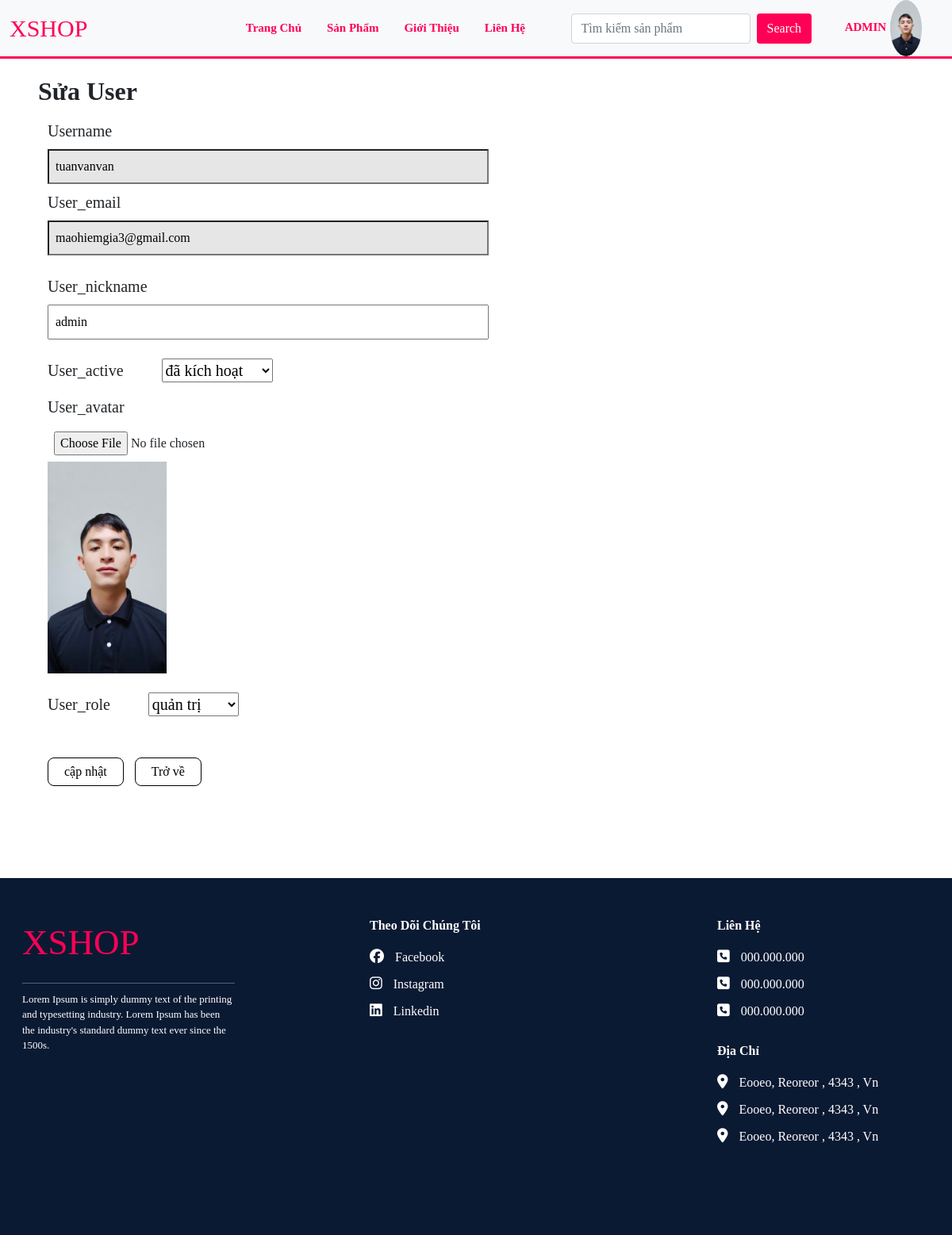
The app's page /admin/customersedit.php?cateid=tuanvanvan (signed in) with its own data.
### tables this page shows
CREATE TABLE `user` (
  `username` varchar(20) NOT NULL,
  `password` varchar(200) NOT NULL,
  `user_nickname` varchar(50) NOT NULL,
  `user_active` bit(1) NOT NULL,
  `user_avatar` varchar(255) NOT NULL,
  `user_email` varchar(255) NOT NULL,
  `user_role` bit(1) NOT NULL
);

### global.php (called while the page is built, shortened)
<?php
$host = 'localhost';
$dbname = 'xshop';
$usernameDB = 'root';
$passwordDB = '';
try {
     $connect = new PDO("mysql:host=$host;dbname=$dbname;charset=utf8", $usernameDB, $passwordDB);
} catch (PDOException $err) {
     echo "connect bug:<br>" . $err->getMessage();
}
function queryDB($sql, $fetchData = false, $fetchAll = true)
{
     global $connect;
     try {
          $stmt = $connect->prepare($sql);
          $stmt->execute();
          if ($fetchData) {
               return $stmt->fetch(PDO::FETCH_ASSOC);
          }
     } catch (PDOException $err) {
          echo "Query to DB bug:<br>" . $err->getMessage();
     } finally {
          unset($stmt, $connect);
     }
}

### admin/customersedit.php (the view, shortened to what this page needs)
<?php
require_once '../global.php';
if (!isset($_GET['cateid'])) {
     header('location: ../index.php');
     exit();
} else {
     $idQuery = $_GET['cateid'];
}
$sql = "SELECT * FROM `user` WHERE `username` = '$idQuery'";
$productArrDB = queryDB($sql, 1, 0);
?>
<!DOCTYPE html>
<html lang="en">
<head>
     <link rel="stylesheet" href="../content/css/login.css">
     <link rel="stylesheet" href="../content/css/profile.css">
     <link rel="stylesheet" href="../content/css/manage.css">
     <link rel="stylesheet" href="../content/css/productdetail.css">
</head>
<body>
     <?php
     require_once "../site/menu.php";
     ?>
     <div class="row mx-0 manage-link-section p-3 ps-sm-5" style="min-height: 300px;">
          <h2 class="text-capitalize fw-bold fs-2 px-0">Sửa user</h2>
          <form action="" method="post" enctype="multipart/form-data">
               <label class="px-0 py-2" for="#">username</label>
               <input type="text" class="w-50 d-block inputid" value="<?= $productArrDB['username'] ?>" readonly>
               <label class="px-0 py-2" for="#">user_email</label>
               <input type="email" value="<?= $productArrDB['user_email'] ?>" class="w-50 d-block inputname inputid" name="useremail" readonly>
               <label class="px-0 py-2" for="#">user_nickname</label>
               <input type="text" class="w-50 d-block inputname" name="usernickname" value="<?= $productArrDB['user_nickname'] ?>">
               <label class="px-0 py-2 d-flex" for="#">user_active
                    <select name="useractive" class="ms-5">
                         <option value="1" <?= $productArrDB['user_active'] == 1 ? 'selected' : '' ?>>
                              đã kích hoạt
                         </option>
                    </select>
               </label>
               <label class="px-0 py-2" for="#">user_avatar</label>
               <input type="file" class="w-100 inputname" name="userimg">
               <img src="../content/img/<?= $productArrDB['user_avatar'] ?>" alt="img" style="max-width: 150px;">
               <label class="px-0 py-2 d-flex" for="#">user_role
                    <select name="userrole" class="ms-5">
                         <option value="1" <?= $productArrDB['user_role'] == 1 ? 'selected' : '' ?>>
                              quản trị
                         </option>
                    </select>
               </label>
               <br>
               <input class="insert_foot_btn" type="submit" value="cập nhật">
               <a class="insert_foot_btn" href="./customers.php">Trở về</a>
          </form>
     </div>
     <?php require_once "../site/footer.php"; ?>
</body>
</html>

### content/css/manage.css (style rules this page uses)
.insert_foot_btn { margin-right: 10px; margin-top: 20px; padding: 5px 20px; text-decoration: none; color: #000; background: #fff; border: 1px solid #000; display: inline-block; width: auto; border-radius: 8px; }
input.inputid, input.inputname { padding: 8px; }
input.inputid { background: #e6e6e6; }
form > label { font-size: 20px; text-transform: capitalize; }

### site/menu.php (style rules this page uses)
* { padding: 0; margin: 0; box-sizing: border-box; font-family: open-sans; }

### records on screen
user: username "tuanvanvan", useremail "maohiemgia3@gmail.com", usernickname "admin", useractive "đã kích hoạt", user_avatar (picture), userrole "quản trị"

### other values on screen
$_SESSION['userLogin']['user_nickname'] "ADMIN"
